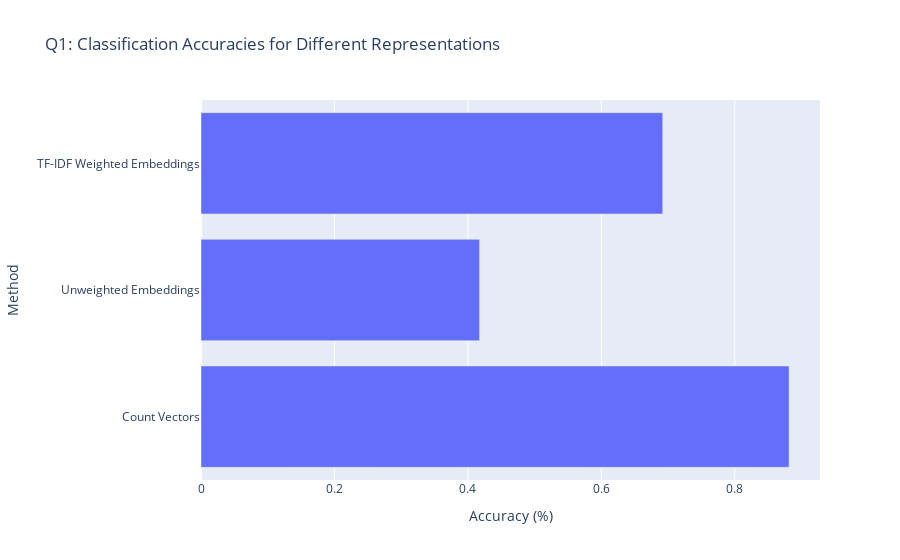

The notebook cell this image was saved under:
### Code cell
# Classification and Evaluation
logreg = LogisticRegression(max_iter=1000, random_state=42)

# For count vectors
count_vector_scores = cross_val_score(logreg, count_vectors, job_ads['Category'], cv=5)

# For unweighted vectors
unweighted_scores = cross_val_score(logreg, unweighted_embeddings, job_ads['Category'], cv=5)

# For tfidf weighted vectors
tfidf_weighted_scores = cross_val_score(logreg, tfidf_weighted_embeddings, job_ads['Category'], cv=5)

# Print Q1 Results
print("\nQ1: Language Model Comparisons")
print(f"Count Vectors: {np.mean(count_vector_scores):.2%}")
print(f"Unweighted Embeddings: {np.mean(unweighted_scores):.2%}")
print(f"TF-IDF Weighted Embeddings: {np.mean(tfidf_weighted_scores):.2%}")

# Create bar chart for Q1
fig1 = go.Figure([go.Bar(y=['Count Vectors', 'Unweighted Embeddings', 'TF-IDF Weighted Embeddings'], 
                          x=[np.mean(count_vector_scores), np.mean(unweighted_scores), np.mean(tfidf_weighted_scores)], 
                          orientation='h')])
fig1.update_layout(title='Q1: Classification Accuracies for Different Representations',
                   yaxis_title='Method',
                   xaxis_title='Accuracy (%)')
fig1.show()

### Figure 1 — Plotly figure (JSON) as saved in the notebook; plotly's stock layout.template omitted (floating-point values rounded to 4 significant figures)
{"data": [{"orientation": "h", "type": "bar", "x": [0.8814, 0.4176, 0.692], "y": ["Count Vectors", "Unweighted Embeddings", "TF-IDF Weighted Embeddings"]}], "layout": {"title": {"text": "Q1: Classification Accuracies for Different Representations"}, "xaxis": {"title": {"text": "Accuracy (%)"}}, "yaxis": {"title": {"text": "Method"}}}}
